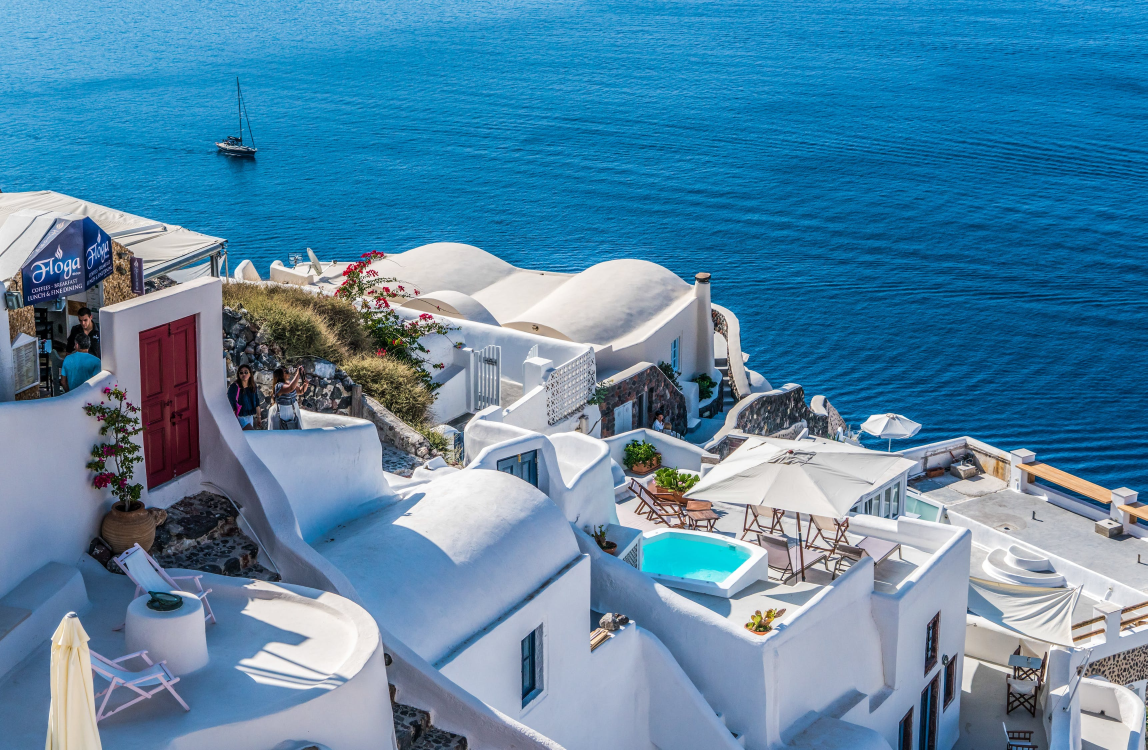
#> input picture Assignment1/santorini.jpeg, 3442 x 2250 px (shown at 1/3 size)
$ python Part1.py
#> lines starting #> are read from the running program, lines starting #| are printed output that depends on the picture
#import necessary libraries
from turtle import down
import numpy as np
import cv2

#Part1A downsampling an image without using OpenCV
def part1a(downsize_factor=1):

    #copy every nth row from original image
    downsample = image[::downsize_factor]

    #remove every column except the nth ones
    to_remove = list(range(0,height))
    del to_remove[::downsize_factor]

    return np.delete(downsample, to_remove, axis=1)

#global variables
imagepath= "santorini.jpeg"
image = cv2.imread(imagepath)
#> image is the input picture: shape (2250, 3442, 3); mean B, G, R 165.7, 134.6, 85.6
width = len(image)
#> width = 2250
height = len(image[0])
#> height = 3442

print("Hello welcome to COMP-6341 Assignment 1 by Iymen Abdella, Student ID: 40218280. February 1st 2022!", end="\n")

print("\n --------------------- Part 1 A ------------------------- \n", end="\n")

factor = int(input("Please provide a positive number as a downsizing factor and press **Enter**. \n"))
#> the answer given: 3
while factor <= 0:
    factor = int(input("invalid downsizing factor!! Please use a positive number (Ex: 3, 5, 7) and press **Enter** \n"))

#Part1B
print("\n --------------------- Part 1 B ------------------------- \n", end="\n")

cv2.imshow(f"Part 1B: Displaying downsampled image by factor of {factor}", part1a(factor))
#> in part1a, `downsample = image[::downsize_factor]`:
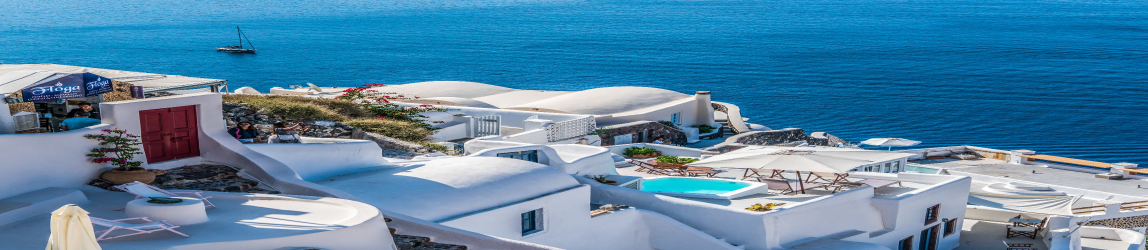
#> downsample: shape (750, 3442, 3) (shown at 1/3 size); mean B, G, R 165.8, 134.6, 85.6
#> in part1a, `return np.delete(downsample, to_remove, axis=1)`:
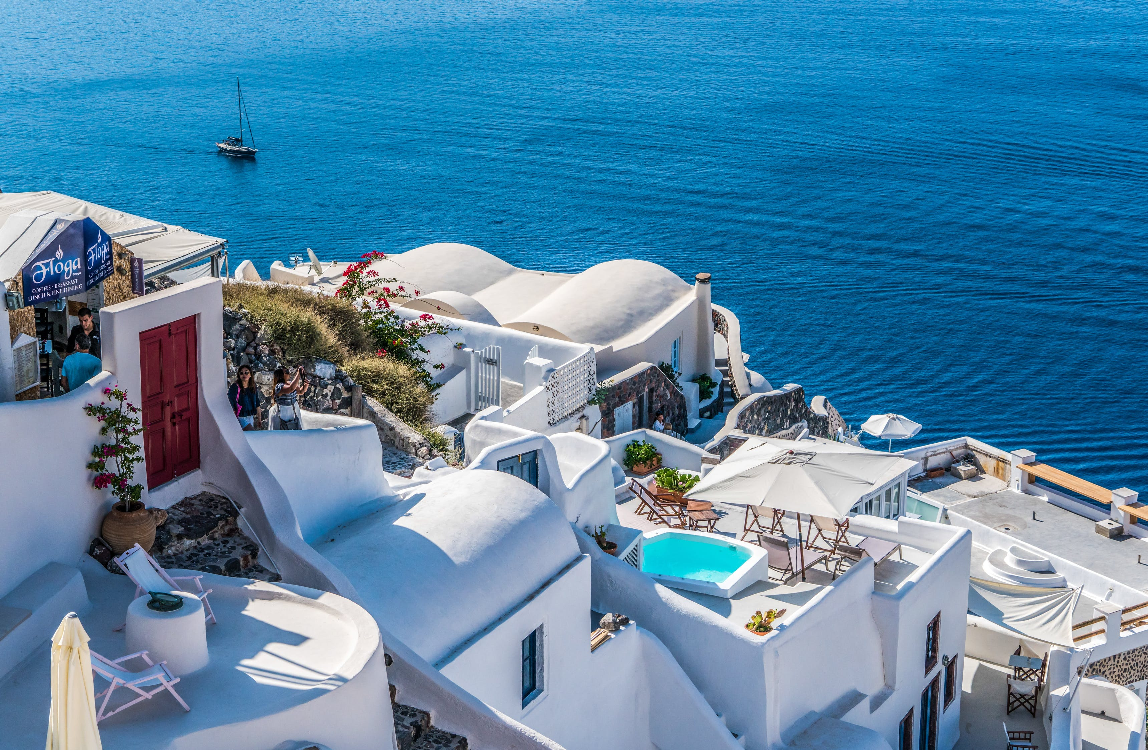
#> returned value: shape (750, 1148, 3); mean of channels 0, 1, 2 165.8, 134.6, 85.6; drawn as B, G, R
cv2.waitKey(0)

#Part1C
print("\n --------------------- Part 1 C ------------------------- \n", end="\n")
img = part1a(16) # downsampled image I16
#> call 2 of part1a, with downsize_factor = 16
#> in part1a (call 2), `downsample = image[::downsize_factor]`:
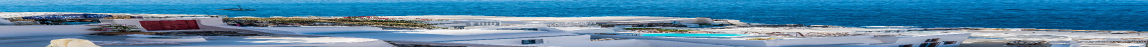
#> downsample: shape (141, 3442, 3) (shown at 1/3 size); mean B, G, R 165.9, 134.6, 85.6
#> in part1a (call 2), `return np.delete(downsample, to_remove, axis=1)`:
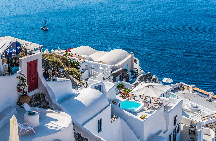
#> returned value: shape (141, 216, 3); mean of channels 0, 1, 2 165.8, 134.5, 85.5; drawn as B, G, R
width = len(img)
#> width = 141
height = len(img[0])
#> height = 216

# upsize the images to 10 times the width and height of I16:
cv2.imshow("Part 1C: interpolation techniques: nearest neighbour",
            cv2.resize(img, dsize=(width*10, height*10), interpolation=cv2.INTER_NEAREST),)
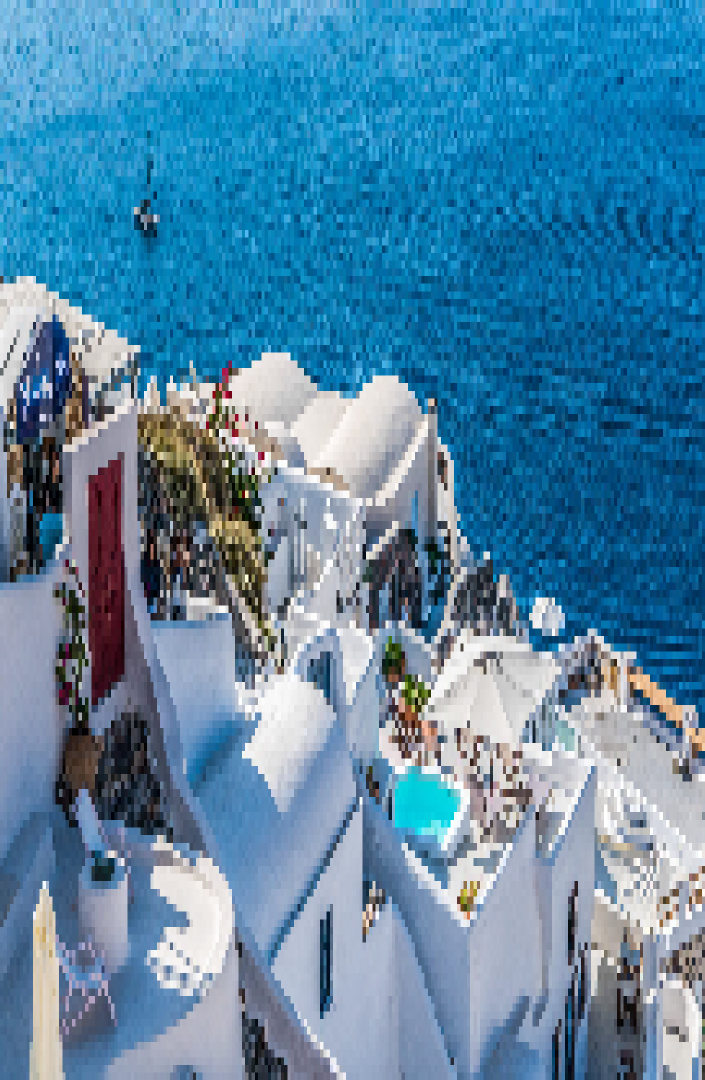
#> window 'Part 1C: interpolation techniq': shape (2160, 1410, 3) (shown at 1/2 size); mean B, G, R 165.8, 134.5, 85.5
cv2.waitKey(0)

cv2.imshow("Part 1C: interpolation techniques: bilinear interpolation",
            cv2.resize(img, dsize=(width*10, height*10), interpolation=cv2.INTER_LINEAR),)
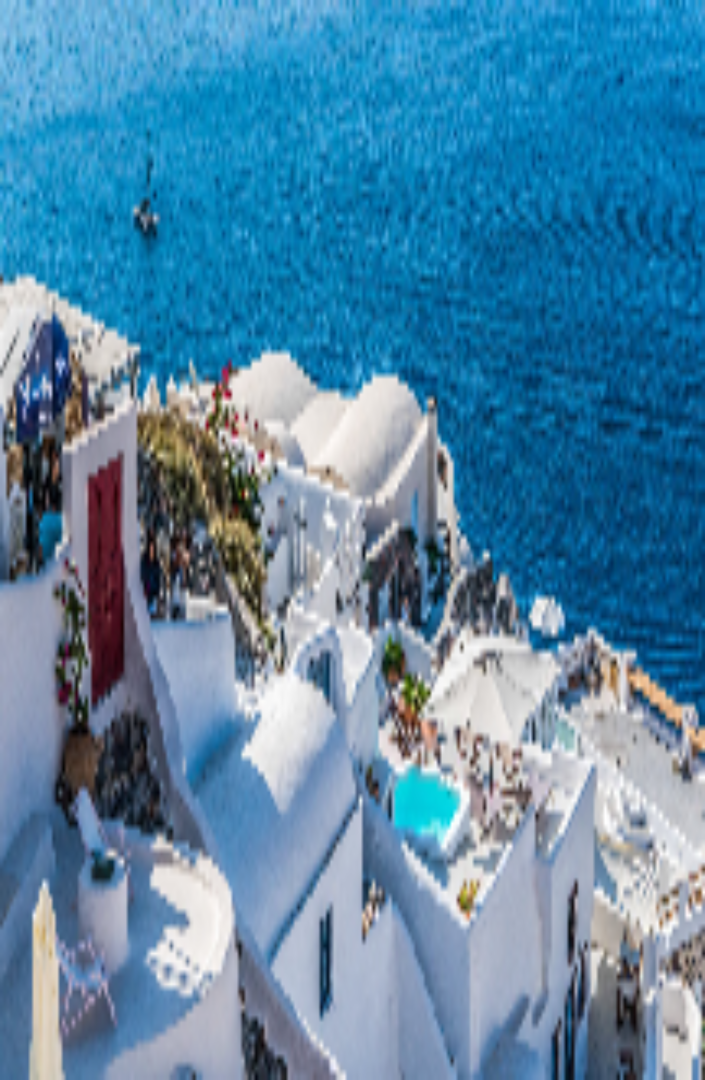
#> window 'Part 1C: interpolation techniq': shape (2160, 1410, 3) (shown at 1/2 size); mean B, G, R 165.7, 134.4, 85.4
cv2.waitKey(0)

cv2.imshow("Part 1C: interpolation techniques: bilinear Cubic",
            cv2.resize(img, dsize=(width*10, height*10), interpolation=cv2.INTER_CUBIC),)
cv2.waitKey(0)

#close all remaining opened windows
cv2.destroyAllWindows()

$ run again, with Assignment1/test-field.jpg copied over Assignment1/santorini.jpeg
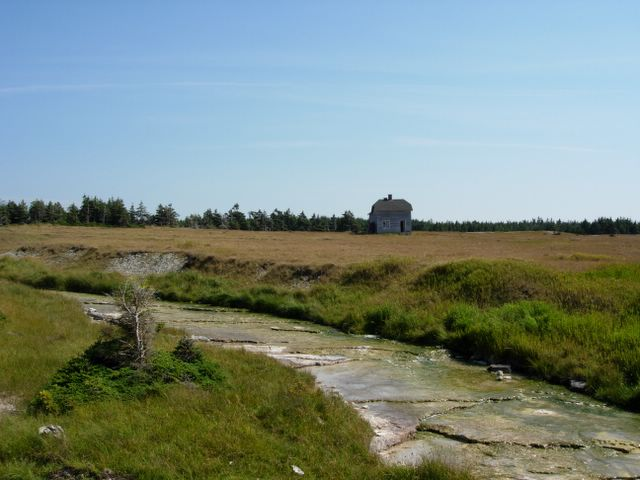
#> input picture Assignment1/test-field.jpg, 640 x 480 px
#> image is the input picture: shape (480, 640, 3); mean B, G, R 126.6, 136.7, 122
#> `width = len(image)`: width = 480
#> `height = len(image[0])`: height = 640
#> in part1a, `downsample = image[::downsize_factor]`:
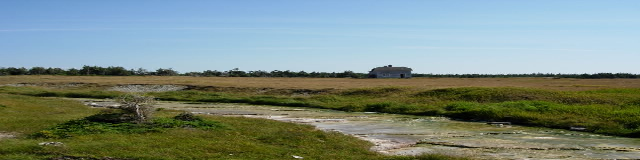
#> downsample: shape (160, 640, 3); mean B, G, R 127, 136.9, 122.1
#> downsample: shape (30, 640, 3)
#> `width = len(img)`: width = 30
#> `height = len(img[0])`: height = 40
#> `cv2.imshow("Part 1C: interpolation techniques: bilinear interpolation"..`:
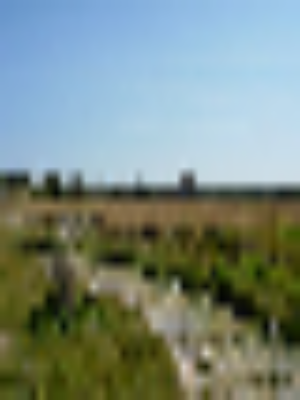
#> window 'Part 1C: interpolation techniq': shape (400, 300, 3); mean B, G, R 128.8, 137.7, 122.2
